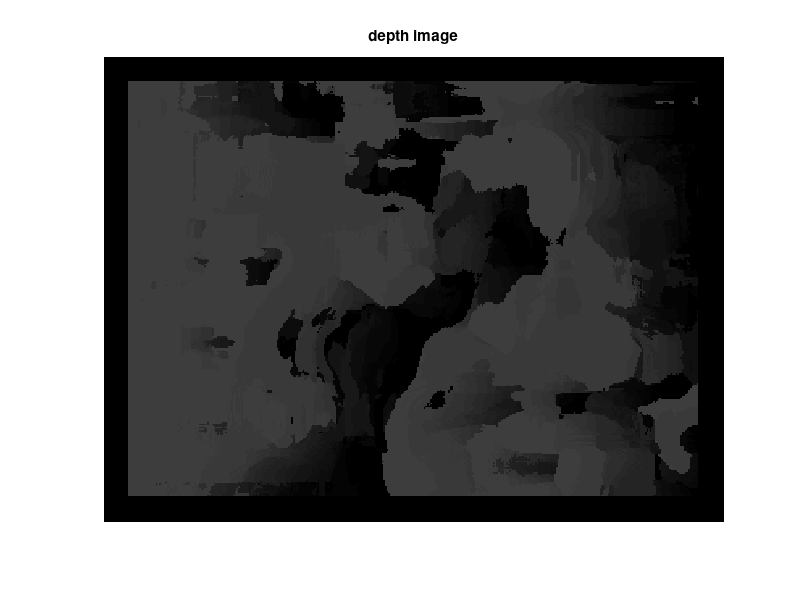

Write MATLAB code to recreate this figure.
load('depth_image.mat')

A = 1 ./depth_image;
depth_imageshw = max(max(A(17:end-17,17:end-17)))-A ; 
figure; imshow(depth_imageshw*100);
title('depth image')
